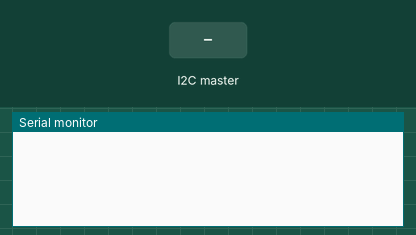
Recording of a sketch running on a simulated Arduino Uno, built with avr-gcc and run on an emulated ATmega328P. Shown: the last lines printed to the serial monitor. The test bench sets the inputs (shaded band).

Above: at 1.2 s.
1.3 s: the I2C master sends the byte 1
At 2.5 s:
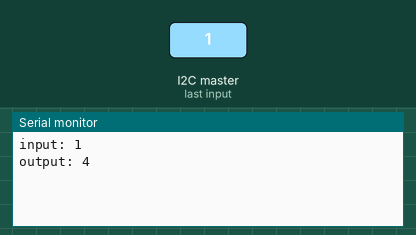
2.8 s: the I2C master sends the byte 0
At 3.7 s:
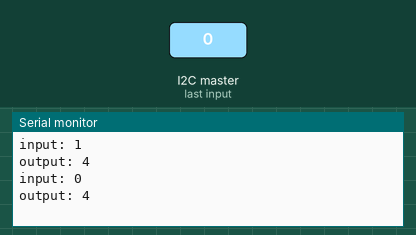

The sketch:

Assignment_4B_Slave.ino
```cpp
#include <Arduino.h>
#include <Wire.h>

#define DELAY 100
#define ADRESS 0x42

long lastTime = 0; //for timer
byte output = 0;

void setup()
{
  Wire.begin(ADRESS);
  Wire.onReceive(receiveEvent);
  Wire.onRequest(requestEvent);
  Serial.begin(9600);
}

void loop() {}


void receiveEvent(int howMany) //receive event from the arduino example "slave_receiver"
{
  byte input = NULL;
  while (Wire.available()) // not greater than one because the data is only one byte
  {
    input = Wire.read();
    Serial.print("input: "); //print the received data to serial monitor for debugging
    Serial.println(input);
  }
  if(input > 100)//data handeling
  {
    output = 2;
  }
  else
  {
    output = 4;
  }
  Serial.print("output: ");//printing output data to serial monitor for debugging
  Serial.println(output);
}

void requestEvent()//on request event print the output value
{
  Wire.write(output);
}
```

Measured:
- after the input at 1.3 s, the serial monitor: prints a new line at once (image 1)
- after the input at 2.8 s, the serial monitor: prints a new line at once (image 2)
